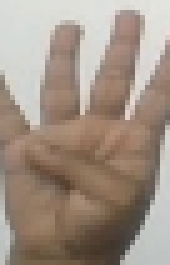
#> input picture Poses/Garbage/Garbage_1/Garbage_1_165.png, 34 x 53 px, found by its file name (shown 5 times larger); its folder holds only this picture in this run
$ python buildPosesDataset.py
#> lines starting #> are read from the running program, lines starting #| are printed output that depends on the picture
import cv2
import os
from os.path import isfile, join
import numpy as np
from random import randint
from sklearn.utils import shuffle

pathname = 'F:/Realtime_Hand_tracking/Poses/'

def read_data(req_poses):
    count_im = 0
    count_classes = 0
    poses = os.listdir(pathname)

    if(req_poses[0]=='all'):
        req_poses = poses.copy()
    for pose in poses:
        if pose in req_poses:
            print(">> Working on pose : " + pose)
            subdirs = os.listdir(pathname + pose + '/')
            count_classes += 1
            for subdir in subdirs:
                files = os.listdir(pathname + pose + '/' + subdir + '/')
                print(">> Working on examples : " + subdir)
                for file in files:
                    if(file.endswith(".png")):
                        count_im += 1
#> pass 2 of the loop in read_data, `for pose in poses:`:
    print(str(count_classes)  + ' classes')
    print(str(count_im) + ' images')
    x = np.empty(shape=(count_im, 28, 28, 1))
    y = np.empty(count_im)

    count_im = 0
    count_classes = 0
    poses = os.listdir(pathname)
    for pose in poses:
        if pose in req_poses:
            print(">> Working on pose : " + pose)
            subdirs = os.listdir(pathname + pose + '/')
            for subdir in subdirs:
                files = os.listdir(pathname + pose + '/' + subdir + '/')
                print(">> Working on examples : " + subdir)
                for file in files:
                    if(file.endswith(".png")):
                        path = pathname + pose + '/' + subdir + '/' + file
                        # Read image
                        im = cv2.imread(path)
#> im is the input picture: shape (53, 34, 3); mean B, G, R 132.7, 145.4, 161
                        im = cv2.cvtColor(im, cv2.COLOR_BGR2GRAY)
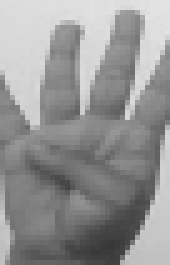
#> im: shape (53, 34) (shown 5 times larger); min 56, max 227, mean 148.6
                        im = im.astype(dtype="float64")
                        im = cv2.resize(im,(28,28))
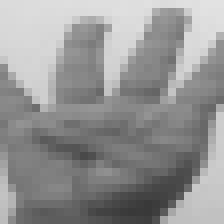
#> im: shape (28, 28) float64 (shown 8 times larger); min 57.86, max 226.9, mean 148.7
                        im = np.reshape(im, (28, 28, 1))
                        x[count_im][:][:][:] = im
                        y[count_im] = count_classes
                        count_im += 1
            count_classes += 1
#> pass 2 of the loop in read_data, `for pose in poses:`:
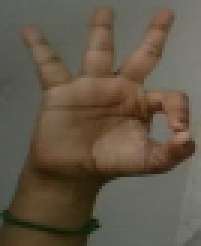
#> input picture Poses/OK/OK_1/OK_1_101.png, 67 x 82 px, found by its file name (shown 3 times larger)
#> in read_data, im is the input picture: shape (82, 67, 3); mean B, G, R 72.1, 87.6, 98.6
#> in read_data, `im = cv2.cvtColor(im, cv2.COLOR_BGR2GRAY)`:
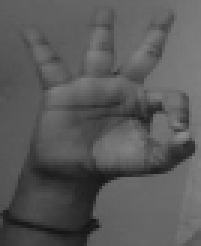
#> im: shape (82, 67) (shown 3 times larger); min 20, max 138, mean 89.1
#> in read_data, `im = cv2.resize(im,(28,28))`:
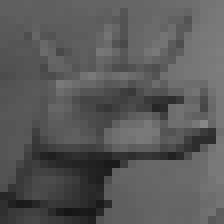
#> im: shape (28, 28) float64 (shown 8 times larger); min 21.75, max 135.9, mean 89.1
    x = x/255

    return x, y

def load_data(poses=['all']):
   x,y = read_data(poses)
   x,y = shuffle(x, y, random_state=0)
   x_train, y_train, x_test, y_test = split_data(x,y)
   return x_train, y_train, x_test, y_test

def split_data(x,y,split=0.85):
    maxIndex = int(split*x.shape[0])
    x_train = x[:maxIndex][:][:][:]
    x_test = x[maxIndex:][:][:][:]
    y_train = y[:maxIndex]
    y_test = y[maxIndex:]
    return x_train, y_train, x_test, y_test

if __name__ == "__main__":
    x_train, y_train, x_test, y_test = load_data()
    print(y_train.shape, y_test.shape)
